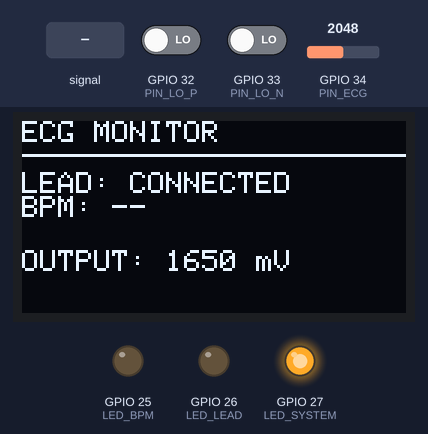
Bench run of a sketch on a simulated ESP32. Shown: 128×64 one-colour display, output pins drawn as LEDs (lit = HIGH). The test bench sets the inputs (shaded band); at power-on: GPIO 32 (PIN_LO_P) LOW, GPIO 34 (PIN_ECG) = 2048, GPIO 33 (PIN_LO_N) LOW (analog values on the 0–4095 scale). What the sketch prints to the serial monitor is not drawn.

Above: at 2.2 s.
2.3 s: GPIO 32 (PIN_LO_P) driven HIGH
At 2.9 s:
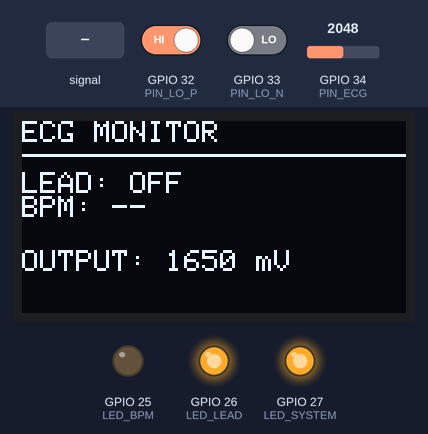
3.8 s: GPIO 34 (PIN_ECG) fed a 200 Hz sine of ±327 counts around its level
At 4.08 s:
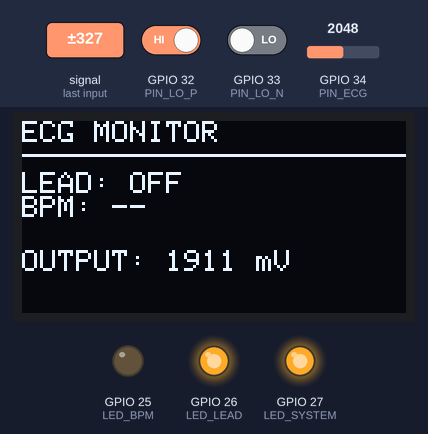
5.4 s: GPIO 32 (PIN_LO_P) driven LOW
At 5.47 s:
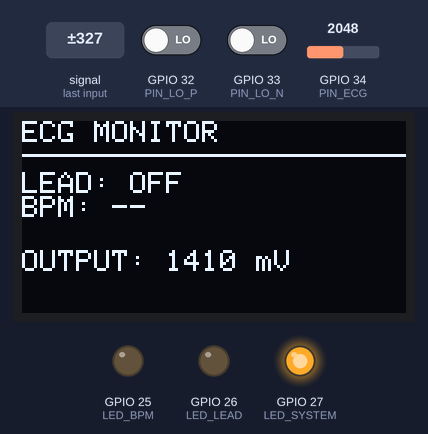
6.9 s: GPIO 34 (PIN_ECG) set to 2430
At 7.4 s:
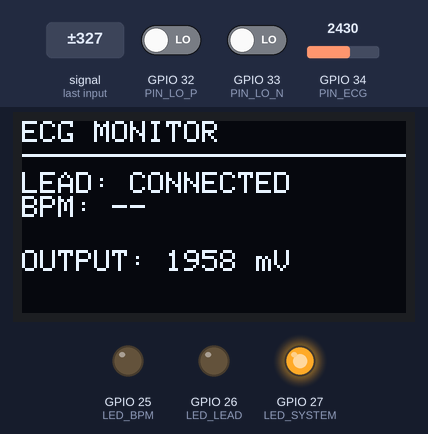
8.5 s: GPIO 34 (PIN_ECG) set to 2568
At 9.0 s:
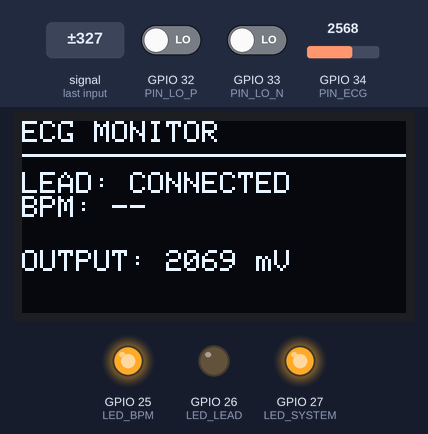
10.1 s: GPIO 33 (PIN_LO_N) driven HIGH
At 11.0 s:
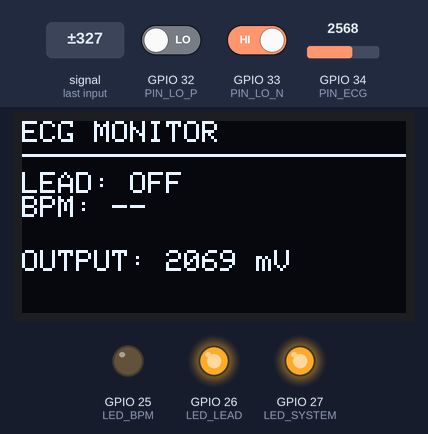
Timing chart, 0 to 12.7 s (numbered marks = the images above; inputs shaded):
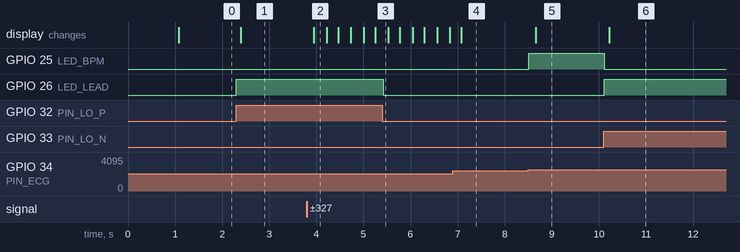

The sketch:

fix.ino
```cpp
#include <Wire.h>
#include <Adafruit_GFX.h>
#include <Adafruit_SSD1306.h>

// PIN AD8232
#define PIN_ECG 34
#define PIN_LO_P 32
#define PIN_LO_N 33

// PIN LED
#define LED_BPM 25
#define LED_LEAD 26
#define LED_SYSTEM 27

// PIN OLED
#define OLED_SDA 21
#define OLED_SCL 22

#define SCREEN_WIDTH 128
#define SCREEN_HEIGHT 64
#define OLED_RESET -1

Adafruit_SSD1306 oled(
  SCREEN_WIDTH,
  SCREEN_HEIGHT,
  &Wire,
  OLED_RESET
);

// BPM
unsigned long lastBeatTime = 0;
unsigned long lastOLEDUpdate = 0;

int bpm = 0;
int previousValue = 0;

bool beatDetected = false;
bool firstBeat = true;

const int peakThreshold = 2500;

void setup() {
  Serial.begin(115200);

  pinMode(PIN_LO_P, INPUT);
  pinMode(PIN_LO_N, INPUT);

  // LED SETUP
  pinMode(LED_BPM, OUTPUT);
  pinMode(LED_LEAD, OUTPUT);
  pinMode(LED_SYSTEM, OUTPUT);

  digitalWrite(LED_BPM, LOW);
  digitalWrite(LED_LEAD, LOW);
  digitalWrite(LED_SYSTEM, HIGH);

  analogReadResolution(12);
  analogSetPinAttenuation(PIN_ECG, ADC_11db);

  Wire.begin(OLED_SDA, OLED_SCL);

  if (!oled.begin(SSD1306_SWITCHCAPVCC, 0x3C)) {
    while (true) {
      delay(100);
    }
  }

  oled.clearDisplay();
  oled.setTextColor(SSD1306_WHITE);
  oled.setTextSize(1);
  oled.setCursor(0, 0);
  oled.println("ECG MONITOR");
  oled.println("ESP32 READY");
  oled.display();

  delay(1000);
}

void loop() {
  int ecgValue = analogRead(PIN_ECG);

  int loPlus = digitalRead(PIN_LO_P);
  int loMinus = digitalRead(PIN_LO_N);

  bool leadsOff = (loPlus == HIGH || loMinus == HIGH);

  uint32_t ecgMv = analogReadMilliVolts(PIN_ECG);

  unsigned long now = millis();

  // DETEKSI BPM SEDERHANA
  if (leadsOff) {
    bpm = 0;
    lastBeatTime = 0;
    beatDetected = false;
    firstBeat = true;
  } else {
    if (!beatDetected &&
        previousValue < peakThreshold &&
        ecgValue >= peakThreshold &&
        now - lastBeatTime > 300) {

      if (!firstBeat) {
        unsigned long interval = now - lastBeatTime;
        int newBpm = 60000 / interval;

        if (newBpm >= 30 && newBpm <= 220) {
          bpm = newBpm;
        }
      }

      lastBeatTime = now;
      firstBeat = false;
      beatDetected = true;
    }

    if (ecgValue < peakThreshold - 100) {
      beatDetected = false;
    }
  }

  previousValue = ecgValue;

  // LED INDICATOR
  digitalWrite(LED_LEAD, leadsOff ? HIGH : LOW);

  digitalWrite(
    LED_BPM,
    (!leadsOff && beatDetected) ? HIGH : LOW
  );

  // SERIAL PLOTTER: ECG MENTAH SAJA
  Serial.println(ecgValue);

  // OLED UPDATE
  if (now - lastOLEDUpdate >= 250) {
    lastOLEDUpdate = now;

    oled.clearDisplay();

    oled.setTextSize(1);
    oled.setCursor(0, 0);

    oled.println("ECG MONITOR");
    oled.drawLine(0, 11, 127, 11, SSD1306_WHITE);

    oled.setCursor(0, 17);

    if (leadsOff) {
      oled.println("LEAD: OFF");
      oled.println("BPM: --");
    } else {
      oled.println("LEAD: CONNECTED");

      oled.print("BPM: ");
      if (bpm > 0) {
        oled.println(bpm);
      } else {
        oled.println("--");
      }
    }

    oled.setCursor(0, 43);
    oled.print("OUTPUT: ");
    oled.print(ecgMv);
    oled.println(" mV");

    oled.display();
  }

  digitalWrite(LED_SYSTEM, HIGH);

  delay(20);
}
```

Measured:
- the behaviour switches between 2499 and 2500 on GPIO 34 (PIN_ECG) (found by bisection; images 4 and 5)
- after the input at 2.3 s, GPIO 26 (LED_LEAD): LOW → HIGH at once; the display: changes after 0.09 s (image 1)
- after the input at 3.8 s, the display: changes after 0.15 s (image 2)
- after the input at 5.4 s, GPIO 26 (LED_LEAD): HIGH → LOW at once
- after the input at 8.5 s, GPIO 25 (LED_BPM): LOW → HIGH at once; the display: changes after 0.16 s (image 5)
- after the input at 10.1 s, GPIO 25 (LED_BPM): HIGH → LOW at once; GPIO 26 (LED_LEAD): LOW → HIGH at once; the display: changes after 0.12 s (image 6)
